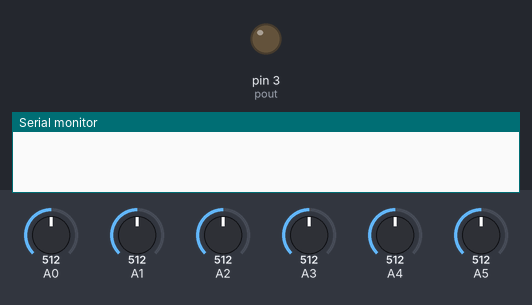
Bench run of a sketch on a simulated Arduino Uno, built with avr-gcc and run on an emulated ATmega328P. Parts: output pins drawn as LEDs (lit = HIGH), the last lines printed to the serial monitor. The inputs (shaded band) are chosen by the test bench; at power-on: A0 = 512, A1 = 512, A2 = 512, A3 = 512, A4 = 512, A5 = 512.

Above: at 0.05 s.
At 9.0 s:
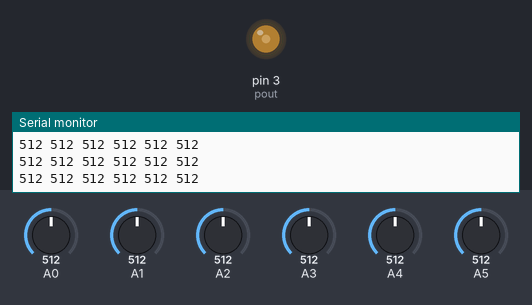
At 19.98 s:
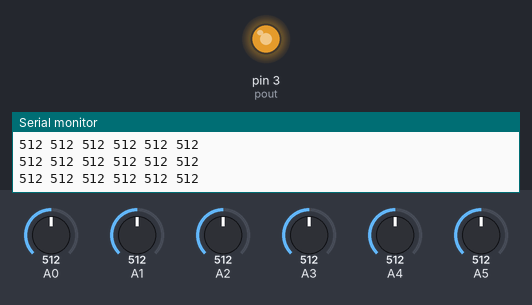
At 39.93 s:
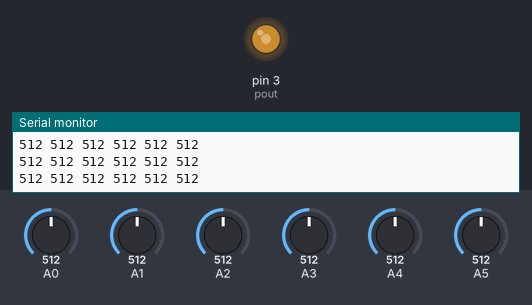
Timing chart, 0 to 40.0 s (numbered marks = the images above):
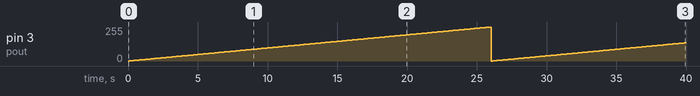

Measured:
- by itself, pin 3 (pout): 0/255 → 1/255 at 0.10 s, → 2/255 0.10 s later, → 3/255 0.10 s later, → 4/255 0.10 s later, … (393 changes in this stretch)

The sketch:

arduinoscope.ino
```cpp
/*
this goes on your arduino
for use with Processing example SimpleSerialArduinoscope

*/

// holds temp vals

int time=0;
const int dlay=1;
const int  pout=3;

void setup() {
  // set 2
    pinMode(pout, OUTPUT);


  Serial.begin(115200);
}

void loop() {
  if(time < 255)
  {
    time=time+dlay;
  }
  else
  {
    time=0;
  }

  delay(dlay*100);
  analogWrite(pout,time);


  //digitalWrite(2,LOW);
  for (int i=0;i<6;i++){
    Serial.print(analogRead(i));
    Serial.print(" ");
  }

  // read all digital ports, split by " "
  //for (int i=2;i<14;i++){
  //  Serial.print(digitalRead(i));
  //  Serial.print(" ");
//  }

  // frame is marked by LF
  Serial.println();
}
```
